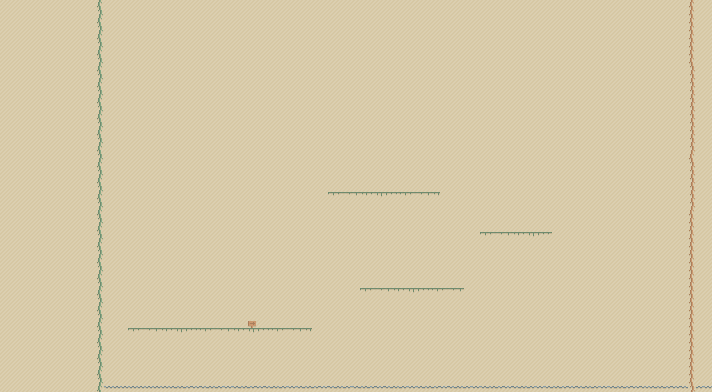

A level layout from a 2D game, rendered from its tile map. Below: a short description, then the map file with tile-grid data replaced by summaries:
An orthogonal 89x49 tile map with 8x8 px tiles, 2 tile layers (Map, ForeGround), 3 tilesets and 8 objects.

<map version="1.9" tiledversion="1.9.2" orientation="orthogonal" renderorder="right-down" width="89" height="49" tilewidth="8" tileheight="8" infinite="0" nextlayerid="7" nextobjectid="29">
 <tileset firstgid="1" name="tmw_desert_spacing" tilewidth="32" tileheight="32" spacing="1" margin="1" tilecount="48" columns="8">
  <image source="tmw_desert_spacing.png" width="265" height="199" />
  <wangsets>
   <wangset name="Brick" type="mixed" tile="9" />
   <wangset name="Marble" type="mixed" tile="33" />
   <wangset name="Sand" type="mixed" tile="14" />
  </wangsets>
 </tileset>
 <tileset firstgid="49" name="MapMetadata" tilewidth="32" tileheight="32" spacing="1" margin="1" tilecount="2" columns="2">
  <image source="MapMetadata.png" width="67" height="34" />
 </tileset>
 <tileset firstgid="51" name="Tiles" tilewidth="8" tileheight="8" tilecount="1476" columns="18">
  <image source="../Textures/Paper-Pixels-8x8/Tiles.png" width="144" height="656" />
 </tileset>
 <layer id="1" name="Map" width="89" height="49">
  <properties>
   <property name="Draw" type="bool" value="true" />
  </properties>
  <data>[4361 cells, 4361 non-empty, 2 distinct tile ids]</data>
 </layer>
 <layer id="6" name="ForeGround" width="89" height="49">
  <properties>
   <property name="Draw" type="bool" value="true" />
  </properties>
  <data>[4361 cells, 233 non-empty, 22 distinct tile ids]</data>
 </layer>
 <objectgroup id="5" name="Collisions">
  <object id="18" x="2024" y="222.667" width="29.3333" height="664" />
  <object id="21" x="128.333" y="328.333" width="184" height="6.25" />
  <object id="22" x="360.667" y="288" width="102.333" height="1.66667" />
  <object id="23" x="480" y="232.667" width="71.6667" height="2.33333" />
  <object id="24" x="328.333" y="192" width="111.333" height="3" />
  <object id="26" x="98.6667" y="0" width="3.33333" height="392" />
  <object id="27" x="101.818" y="385.455" width="588.909" height="2.90909" />
  <object id="28" x="689.455" y="0.363636" width="4.18182" height="387.091" />
 </objectgroup>
</map>
